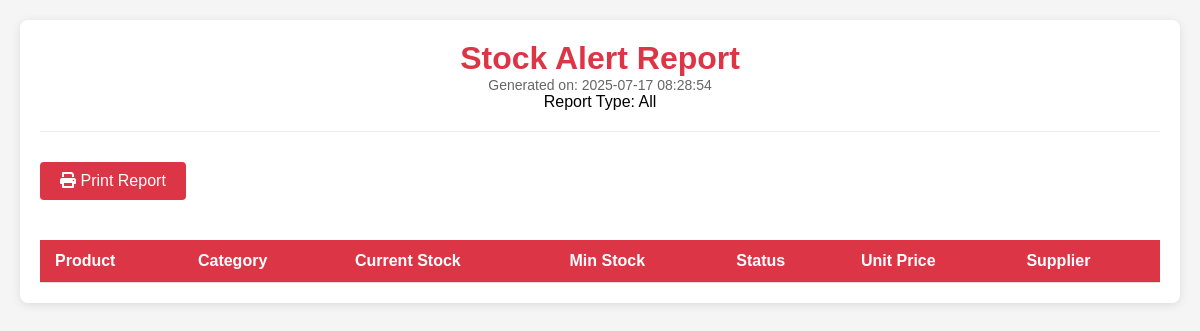
The app's page /report_view.php, older data.
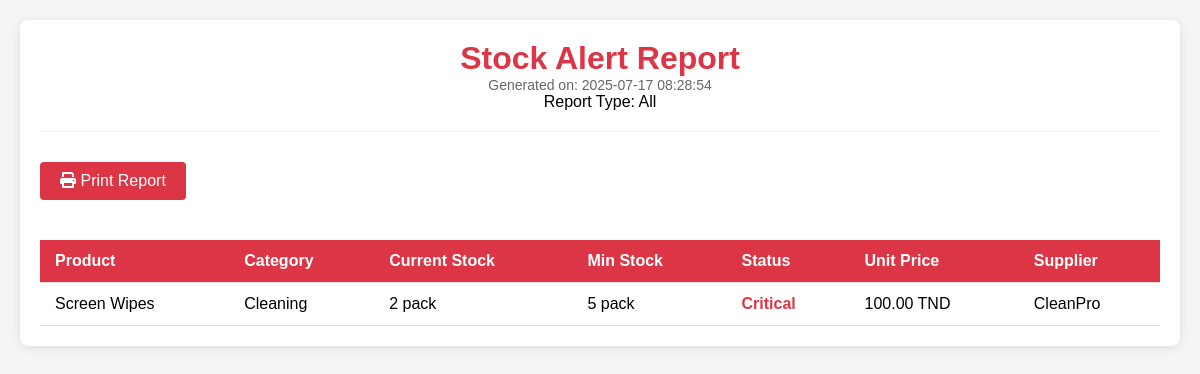
The same page, newer data.
### tables this page shows
CREATE TABLE `article` (
  `id_article` int(11) NOT NULL,
  `nom` varchar(100) NOT NULL,
  `description` text DEFAULT NULL,
  `marque` varchar(50) DEFAULT NULL,
  `id_categorie` int(11) DEFAULT NULL,
  `date_importation` datetime NOT NULL,
  `fournisseur` varchar(100) NOT NULL,
  `seuil_min` int(100) NOT NULL,
  `unit` varchar(20) NOT NULL DEFAULT 'piece',
  `current_stock` int(11) NOT NULL DEFAULT 0,
  `prix_unitaire` decimal(10,0) NOT NULL,
  `totale_achat` decimal(10,0) NOT NULL,
  `image` varchar(255) NOT NULL
);

CREATE TABLE `categories` (
  `id_categorie` int(11) NOT NULL,
  `nom_categorie` varchar(50) NOT NULL,
  `description` text DEFAULT NULL,
  `icon` varchar(50) DEFAULT NULL,
  `date_creation` datetime DEFAULT current_timestamp()
);

### report_view.php (the view, shortened to what this page needs)
<?php
$servername = "localhost";
$username = "root";
$password = "";
$dbname = "ch office track";
try {
    $pdo = new PDO("mysql:host=$servername;dbname=$dbname", $username, $password);
    $pdo->setAttribute(PDO::ATTR_ERRMODE, PDO::ERRMODE_EXCEPTION);
    $reportType = $_GET['type'] ?? 'all';
    $query = "SELECT a.*, c.nom_categorie
              FROM article a
              LEFT JOIN categories c ON a.id_categorie = c.id_categorie
              WHERE ";
    switch($reportType) {
        default:
            $query .= "(a.current_stock = 0 OR a.current_stock <= a.seuil_min)";
    }
    $stmt = $pdo->query($query);
    $products = $stmt->fetchAll(PDO::FETCH_ASSOC);
} catch(PDOException $e) {
    die("Database error: " . $e->getMessage());
}
?>
<!DOCTYPE html>
<html lang="fr">
<head>
    <link href="https://cdnjs.cloudflare.com/ajax/libs/font-awesome/6.0.0/css/all.min.css" rel="stylesheet">
</head>
<body>
    <div class="report-container">
        <div class="report-header">
            <h1 class="report-title">Stock Alert Report</h1>
            <div class="report-date">Generated on: <?php echo date('Y-m-d H:i:s'); ?></div>
            <div class="report-subtitle">Report Type: <?php echo ucfirst($reportType); ?></div>
        </div>
        <button class="print-btn" onclick="window.print()">
            <i class="fas fa-print"></i> Print Report
        </button>
        <table>
            <thead>
                <tr>
                    <th>Product</th>
                    <th>Category</th>
                    <th>Current Stock</th>
                    <th>Min Stock</th>
                    <th>Status</th>
                    <th>Unit Price</th>
                    <th>Supplier</th>
                </tr>
            </thead>
            <tbody>
                <?php foreach($products as $product): ?>
                <?php
                    $status = '';
                    $statusClass = '';
                    if ($product['current_stock'] == 0) {
                        $status = 'Out of Stock';
                        $statusClass = 'status-critical';
                    } elseif ($product['current_stock'] <= $product['seuil_min'] * 0.5) {
                        $status = 'Critical';
                        $statusClass = 'status-critical';
                    } elseif ($product['current_stock'] <= $product['seuil_min']) {
                        $status = 'Low Stock';
                        $statusClass = 'status-warning';
                    } else {
                        $status = 'Normal';
                        $statusClass = 'status-normal';
                    }
                ?>
                <tr>
                    <td><?php echo htmlspecialchars($product['nom']); ?></td>
                    <td><?php echo htmlspecialchars($product['nom_categorie']); ?></td>
                    <td><?php echo $product['current_stock'] . ' ' . htmlspecialchars($product['unit']); ?></td>
                    <td><?php echo $product['seuil_min'] . ' ' . htmlspecialchars($product['unit']); ?></td>
                    <td class="<?php echo $statusClass; ?>"><?php echo $status; ?></td>
                    <td><?php echo number_format($product['prix_unitaire'], 2); ?> TND</td>
                    <td><?php echo htmlspecialchars($product['fournisseur']); ?></td>
                </tr>
                <?php endforeach; ?>
            </tbody>
        </table>
    </div>
</body>
</html>

Row changes from the older to the newer data that the page shows:
added article: nom "Screen Wipes", id_categorie.nom_categorie "Cleaning", current_stock "2", unit "pack", seuil_min "5", status "Critical", prix_unitaire "100.00", fournisseur "CleanPro"
